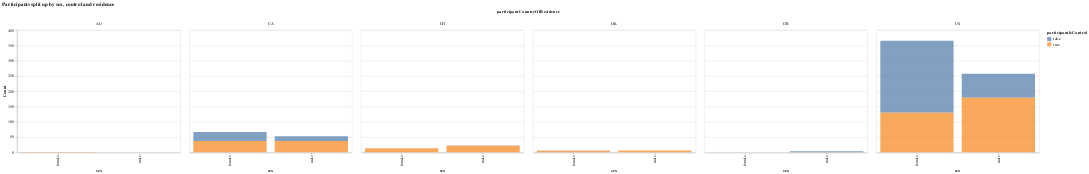

The notebook cell this image was saved under:
### Code cell
residenceSexChart = alt.Chart(unique_individuals).mark_bar().encode(
    x=alt.X('participantSex:O',
        axis=alt.Axis(title="sex")
    ),
    y=alt.Y('count():Q',
        axis=alt.Axis(title="Count")
    ),
    opacity=alt.value(0.7),
    color='participantIsControl:N',
    column='participantCountryOfResidence:N'
).properties(
    title='Participants split up by sex, control and residence')

residenceSexChart

### Figure 1 — Vega-Lite specification as saved in the notebook (floating-point values rounded to 4 significant figures; data arrays with more than 128 entries replaced by an {"elided": "..."} marker saying what was removed)
{"$schema": "https://vega.github.io/schema/vega-lite/v2.6.0.json", "config": {"view": {"height": 300, "width": 400}}, "data": {"name": "data-5fe3fb7f9e204ad603cc35b8bf1cceb5"}, "datasets": {"data-5fe3fb7f9e204ad603cc35b8bf1cceb5": {"elided": "791 records"}}, "encoding": {"color": {"field": "participantIsControl", "type": "nominal"}, "column": {"field": "participantCountryOfResidence", "type": "nominal"}, "opacity": {"value": 0.7}, "x": {"axis": {"title": "sex"}, "field": "participantSex", "type": "ordinal"}, "y": {"aggregate": "count", "axis": {"title": "Count"}, "type": "quantitative"}}, "mark": "bar", "title": "Participants split up by sex, control and residence"}
